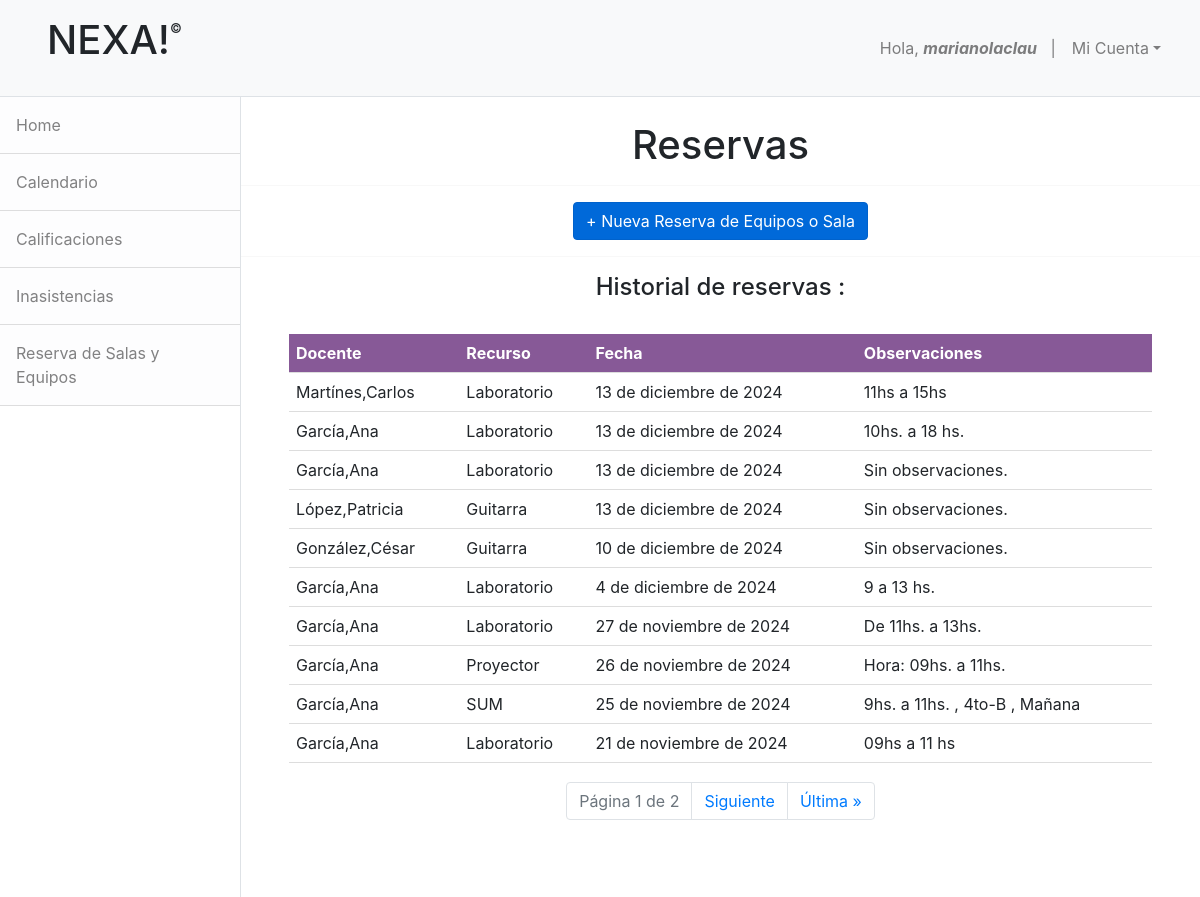
/reservas/ (signed in), run on an earlier commit of the app's database.
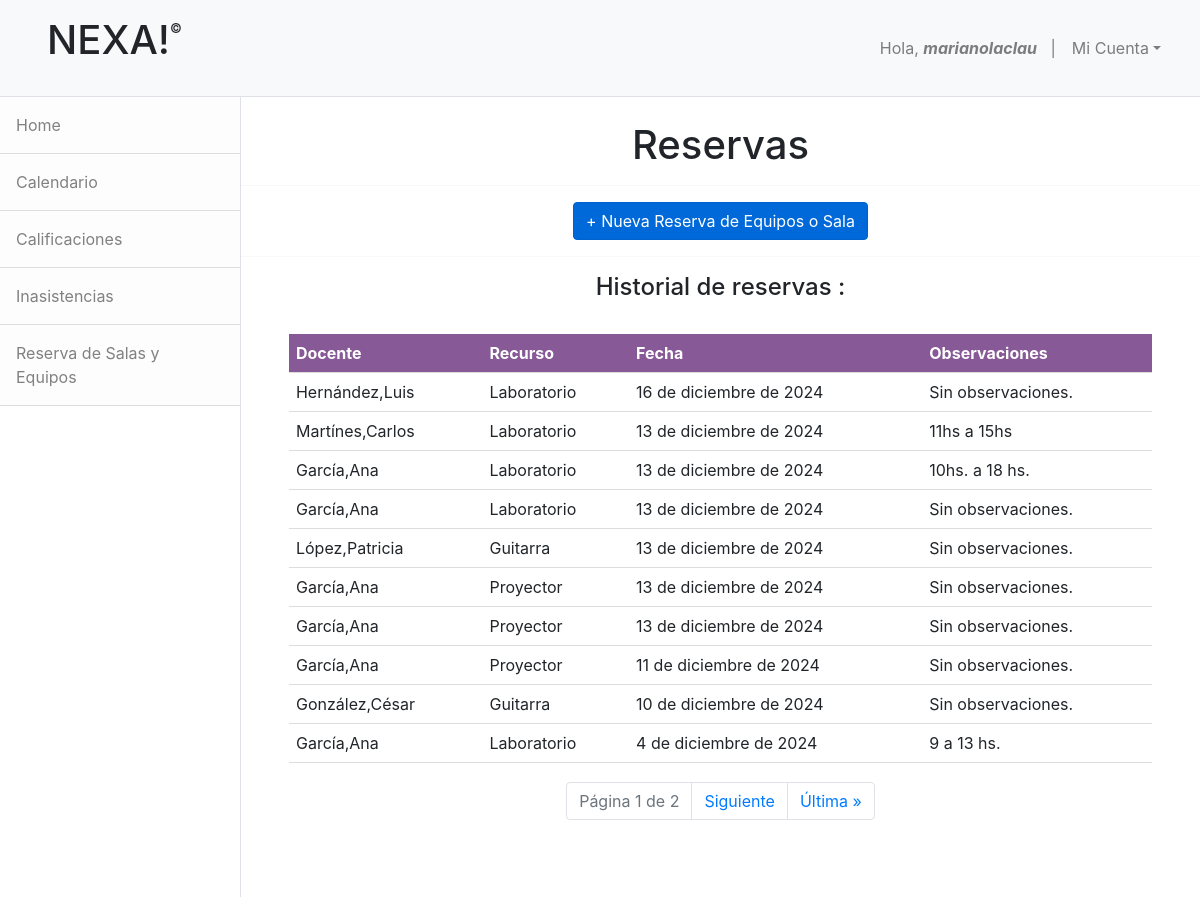
And on a later commit of the database.
### apps/docentes/models.py (models this page shows, shortened)
class Reserva(models.Model):
    docente = models.ForeignKey('administracion.Docente',on_delete=models.CASCADE)
    recurso = models.ForeignKey('recursos.Recursos',on_delete=models.CASCADE)
    fecha = models.DateField()
    observaciones = models.CharField(max_length=50,default='Sin observaciones.')

### apps/administracion/models.py (models this page shows)
class Docente(models.Model):
    materia = models.ForeignKey('inscripciones.Materia',on_delete=models.CASCADE)
    nombre = models.CharField(max_length=50,null=False,blank=False)
    apellido = models.CharField(max_length=50,null=False,blank=False)
    email = models.EmailField()
    direccion = models.CharField(max_length=50,null=False,blank=False)
    genero = models.ForeignKey(Genero,on_delete=models.CASCADE)
    dni = models.CharField(max_length=20, unique=True)
    nacionalidad = models.ForeignKey(Nacionalidad,on_delete=models.CASCADE)
    telefono = models.CharField(max_length=80)
    turno = models.ForeignKey(Turno,on_delete=models.CASCADE)
    curso = models.ForeignKey('inscripciones.Curso',on_delete=models.CASCADE)
    def __str__(self):
        return f"{self.apellido},{self.nombre}"

### apps/recursos/models.py (models this page shows, shortened)
class Recursos(models.Model):
    nombre = models.ForeignKey(NombreRecurso,on_delete=models.CASCADE)
    tipo = models.ForeignKey(TipoRecurso,on_delete=models.CASCADE)
    ubicacion = models.ForeignKey(Ubicacion,on_delete=models.CASCADE)
    cantidad = models.IntegerField()
    disponibilidad = models.BooleanField(default=True)
    max_unidades = models.IntegerField()
    def __str__(self):
        return self.nombre.nombre

class NombreRecurso(models.Model):
    nombre = models.CharField(max_length=50,null=False,blank=False)

### apps/recursos/views.py (the view)
# urls.py: path('reservas/',ReservasView.as_view(), name='reservas'),
class ReservasView(LoginRequiredMixin, ListView):
    model = Reserva
    template_name = 'recursos/reservas.html'
    context_object_name = 'reservas'
    paginate_by = 10
    def get_queryset(self):
        return Reserva.objects.all().order_by('-fecha')

### apps/recursos/templates/recursos/reservas.html (shortened to what this page needs)
{% extends 'base.html' %}
{% block nav %}
  {% include 'docentes/base_docentes.html' %}
{% endblock %}
{% block content %}
  <br>
  <center><h1>Reservas</h1></center>
  <hr>
  <center><a href="{% url 'nueva_reserva' %}" class="btn btn-primary">+ Nueva Reserva de Equipos o Sala</a></center>
  <hr><center>
  <h4>Historial de reservas {{nombre_docente}}:</h4></center>
  <br>
  <table>
      <tr>
        <th>Docente</th>
        <th>Recurso</th>
        <th>Fecha</th>
        <th>Observaciones</th>
      </tr>
      {% for reserva in reservas %}
        <tr>
          <td>{{ reserva.docente }}</td>
          <td>{{ reserva.recurso }}</td>
          <td>{{ reserva.fecha }}</td>
          <td>{{ reserva.observaciones }}</td>
        </tr>
      {% empty %}
        <tr>
          <td colspan="3">Nada para mostrar. Pruebe aplicando filtros o creando un nuevo registro.</td>
        </tr>
      {% endfor %}
  </table>
  <nav>
    <ul class="pagination justify-content-center">
        <li class="page-item disabled">
            <span class="page-link">Página {{ page_obj.number }} de {{ page_obj.paginator.num_pages }}</span>
        </li>
        {% if page_obj.has_next %}
            <li class="page-item">
                <a class="page-link" href="?page={{ page_obj.next_page_number }}">Siguiente</a>
            </li>
            <li class="page-item">
                <a class="page-link" href="?page={{ page_obj.paginator.num_pages }}">Última &raquo;</a>
            </li>
        {% endif %}
    </ul>
  </nav>
<br><br>
{% endblock %}

What changed in the data, as far as the page shows it:
no longer on this page (row unchanged): Reserva: docente "García,Ana", recurso "Laboratorio", fecha "27 de noviembre de 2024", observaciones "De 11hs. a 13hs."
no longer on this page (row unchanged): Reserva: docente "García,Ana", recurso "Proyector", fecha "26 de noviembre de 2024", observaciones "Hora: 09hs. a 11hs."
no longer on this page (row unchanged): Reserva: docente "García,Ana", recurso "SUM", fecha "25 de noviembre de 2024", observaciones "9hs. a 11hs. , 4to-B , Mañana"
no longer on this page (row unchanged): Reserva: docente "García,Ana", recurso "Laboratorio", fecha "21 de noviembre de 2024", observaciones "09hs a 11 hs"
added Reserva: docente "Hernández,Luis", recurso "Laboratorio", fecha "16 de diciembre de 2024", observaciones "Sin observaciones."
added Reserva: docente "García,Ana", recurso "Proyector", fecha "13 de diciembre de 2024", observaciones "Sin observaciones."
added Reserva: docente "García,Ana", recurso "Proyector", fecha "13 de diciembre de 2024", observaciones "Sin observaciones."
added Reserva: docente "García,Ana", recurso "Proyector", fecha "11 de diciembre de 2024", observaciones "Sin observaciones."
